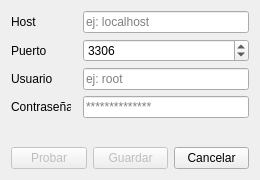
<?xml version="1.0" encoding="UTF-8"?>
<ui version="4.0">
 <class>DBConfig</class>
 <widget class="QDialog" name="DBConfig">
  <property name="windowModality">
   <enum>Qt::WindowModal</enum>
  </property>
  <property name="enabled">
   <bool>true</bool>
  </property>
  <property name="geometry">
   <rect>
    <x>0</x>
    <y>0</y>
    <width>260</width>
    <height>180</height>
   </rect>
  </property>
  <property name="minimumSize">
   <size>
    <width>260</width>
    <height>180</height>
   </size>
  </property>
  <property name="maximumSize">
   <size>
    <width>260</width>
    <height>180</height>
   </size>
  </property>
  <property name="windowTitle">
   <string>Base de Datos - Configuración</string>
  </property>
  <property name="windowIcon">
   <iconset resource="../Icons.qrc">
    <normaloff>:/icon/logo</normaloff>:/icon/logo</iconset>
  </property>
  <property name="sizeGripEnabled">
   <bool>false</bool>
  </property>
  <property name="modal">
   <bool>true</bool>
  </property>
  <layout class="QGridLayout" name="gridLayout">
   <item row="1" column="2">
    <widget class="QSpinBox" name="inputPort">
     <property name="maximum">
      <number>999999</number>
     </property>
     <property name="value">
      <number>3306</number>
     </property>
    </widget>
   </item>
   <item row="2" column="2">
    <widget class="QLineEdit" name="inputUser">
     <property name="placeholderText">
      <string>ej: root</string>
     </property>
    </widget>
   </item>
   <item row="2" column="0">
    <widget class="QLabel" name="lblUser">
     <property name="text">
      <string>Usuario</string>
     </property>
    </widget>
   </item>
   <item row="1" column="0">
    <widget class="QLabel" name="lblPort">
     <property name="text">
      <string>Puerto</string>
     </property>
    </widget>
   </item>
   <item row="3" column="0">
    <widget class="QLabel" name="lblPassword">
     <property name="maximumSize">
      <size>
       <width>60</width>
       <height>22</height>
      </size>
     </property>
     <property name="text">
      <string>Contraseña</string>
     </property>
    </widget>
   </item>
   <item row="0" column="2">
    <widget class="QLineEdit" name="inputHostname">
     <property name="text">
      <string/>
     </property>
     <property name="echoMode">
      <enum>QLineEdit::Normal</enum>
     </property>
     <property name="placeholderText">
      <string>ej: localhost</string>
     </property>
    </widget>
   </item>
   <item row="5" column="0" colspan="3">
    <layout class="QGridLayout" name="gridLayout_2">
     <item row="0" column="1">
      <widget class="QPushButton" name="btnSave">
       <property name="enabled">
        <bool>false</bool>
       </property>
       <property name="text">
        <string>Guardar</string>
       </property>
      </widget>
     </item>
     <item row="0" column="2">
      <widget class="QPushButton" name="btnCancel">
       <property name="text">
        <string>Cancelar</string>
       </property>
      </widget>
     </item>
     <item row="0" column="0">
      <widget class="QPushButton" name="btnDBTest">
       <property name="enabled">
        <bool>false</bool>
       </property>
       <property name="text">
        <string>Probar</string>
       </property>
      </widget>
     </item>
    </layout>
   </item>
   <item row="3" column="2">
    <widget class="QLineEdit" name="inputPassword">
     <property name="echoMode">
      <enum>QLineEdit::PasswordEchoOnEdit</enum>
     </property>
     <property name="placeholderText">
      <string>**************</string>
     </property>
    </widget>
   </item>
   <item row="0" column="0">
    <widget class="QLabel" name="lblHost">
     <property name="text">
      <string>Host</string>
     </property>
    </widget>
   </item>
   <item row="4" column="0" colspan="3">
    <spacer name="verticalSpacer">
     <property name="orientation">
      <enum>Qt::Vertical</enum>
     </property>
     <property name="sizeHint" stdset="0">
      <size>
       <width>20</width>
       <height>40</height>
      </size>
     </property>
    </spacer>
   </item>
  </layout>
 </widget>
 <tabstops>
  <tabstop>inputHostname</tabstop>
  <tabstop>inputPort</tabstop>
  <tabstop>inputUser</tabstop>
  <tabstop>inputPassword</tabstop>
  <tabstop>btnDBTest</tabstop>
  <tabstop>btnSave</tabstop>
  <tabstop>btnCancel</tabstop>
 </tabstops>
 <resources>
  <include location="../Icons.qrc"/>
 </resources>
 <connections/>
</ui>
